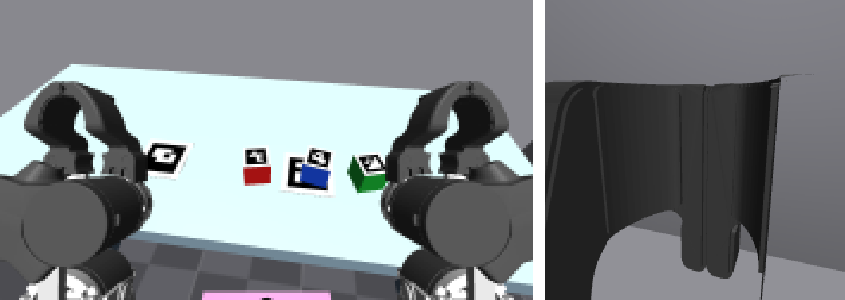

Recreate this plot in Python.
"""Fig. 3: what the π0.5 policy sees in the first scene of the choosing task (L1, episode 0, seed 100000,
the same scene and instruction as row/language.py gives every policy). Head view without the black bands,
wrist view beside it, both at the policy's own resolution."""
import os
import sys

import numpy as np
from PIL import Image

P = os.path.dirname(os.path.abspath(__file__))
sys.path.insert(0, os.path.join(P, 'row'))
from language import episode  # noqa: E402

import airlab_vla.sim as sim  # noqa: E402

GAP, H = 12, 300
order, target, text = episode('L1', 0)
scene = sim.PickScene(cameras='pi05')
scene.rng = np.random.default_rng(100000)
o = scene.reset_row(order, target)
print('order', order, 'target', target, 'instruction', text, 'table', scene.table, o['head'].shape, o['wrist'].shape)


def fit(img, height):
    w = int(round(img.shape[1] * height / img.shape[0]))
    return np.asarray(Image.fromarray(img).resize((w, height), Image.NEAREST))


a, b = fit(o['head'], H), fit(o['wrist'], H)
out = np.concatenate([a, np.full((H, GAP, 3), 255, np.uint8), b], axis=1)
Image.fromarray(out).save(os.path.join(P, 'fig_row.png'))
open(os.path.join(P, 'fig_row.txt'), 'w', encoding='utf8').write(f'{order} {target} {text}\n')
print('saved', out.shape)
